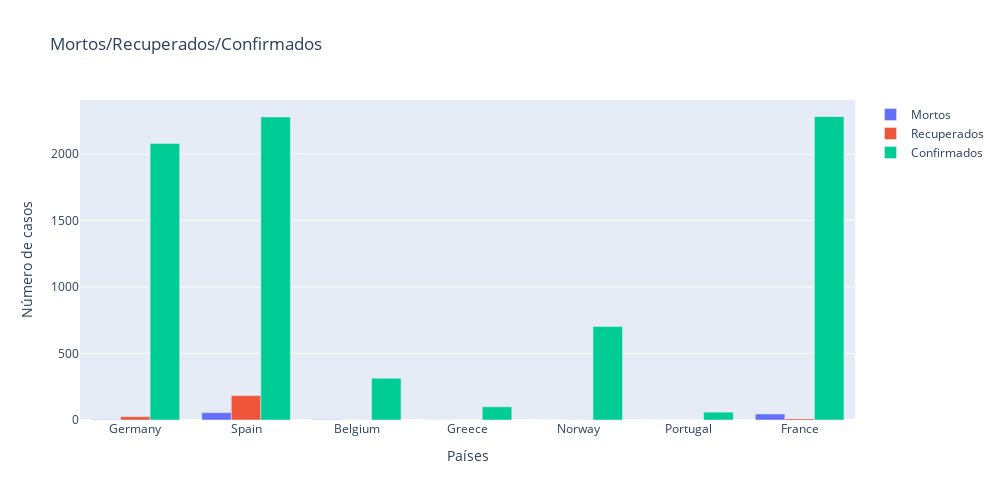

Notebook cell for this chart:
### Code cell
europa = [ 'France', 'Germany', 'Spain', 'Belgium', 'Norway','Greece',  'Portugal']
temp=full_table.loc[full_table.Date == full_table.Date.max()]
temp=temp.reset_index()
temp=temp.loc[temp['Country/Region'].isin(europa)]

layout = go.Layout(
    width=1000,
    height=500)

fig = go.Figure(data=[
    go.Bar(name='Mortos', x=temp['Country/Region'], y=temp['Deaths']),
    go.Bar(name='Recuperados', x=temp['Country/Region'], y=temp['Recovered']),
    go.Bar(name='Confirmados', x=temp['Country/Region'], y=temp['Confirmed']),
],layout=layout)

fig.update_layout(
    title="Mortos/Recuperados/Confirmados",
    xaxis_title="Países",
    yaxis_title="Número de casos",
)

fig.show()

### Figure 1 — Plotly figure (JSON) as saved in the notebook; plotly's stock layout.template omitted (floating-point values rounded to 4 significant figures)
{"data": [{"name": "Mortos", "type": "bar", "x": ["Germany", "Spain", "Belgium", "Greece", "Norway", "Portugal", "France", "France", "France"], "y": [3, 55, 3, 1, 0, 0, 48, 0, 0]}, {"name": "Recuperados", "type": "bar", "x": ["Germany", "Spain", "Belgium", "Greece", "Norway", "Portugal", "France", "France", "France"], "y": [25, 183, 1, 0, 1, 0, 12, 0, 0]}, {"name": "Confirmados", "type": "bar", "x": ["Germany", "Spain", "Belgium", "Greece", "Norway", "Portugal", "France", "France", "France"], "y": [2078, 2277, 314, 99, 702, 59, 2281, 2, 1]}], "layout": {"height": 500, "title": {"text": "Mortos/Recuperados/Confirmados"}, "width": 1000, "xaxis": {"autorange": true, "range": [-0.5, 6.5], "title": {"text": "Países"}, "type": "category"}, "yaxis": {"autorange": true, "range": [0, 2404.0], "title": {"text": "Número de casos"}, "type": "linear"}}}
